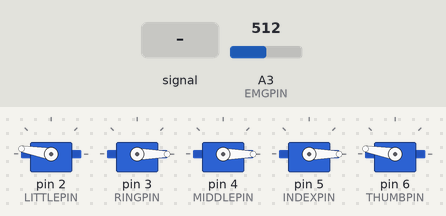
Bench run of a sketch on a simulated Arduino Uno, built with avr-gcc and run on an emulated ATmega328P. Parts: 5 × servo. The inputs (shaded band) are chosen by the test bench; at power-on: A3 (EMGPIN) = 512. What the sketch prints to the serial monitor is not drawn.

Above: at 1.2 s.
1.3 s: A3 (EMGPIN) fed a 200 Hz sine of ±460 counts around its level
4.3 s: A3 (EMGPIN) set to 716
At 5.3 s:
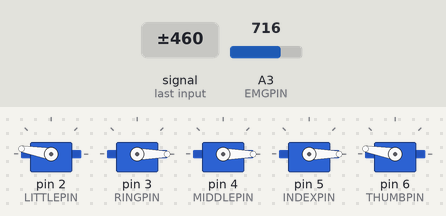
5.8 s: A3 (EMGPIN) set to 158
7.3 s: A3 (EMGPIN) set to 144
At 7.6 s:
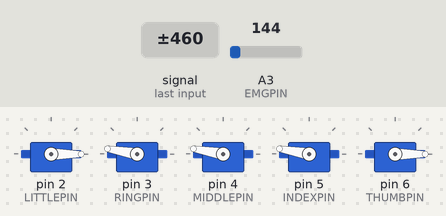
8.8 s: A3 (EMGPIN) set to 160
At 10.0 s:
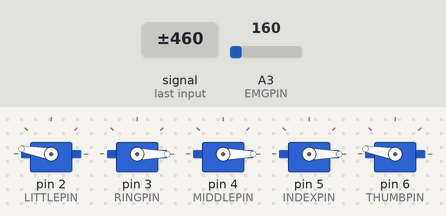
Timing chart, 0 to 11.3 s (numbered marks = the images above; inputs shaded):
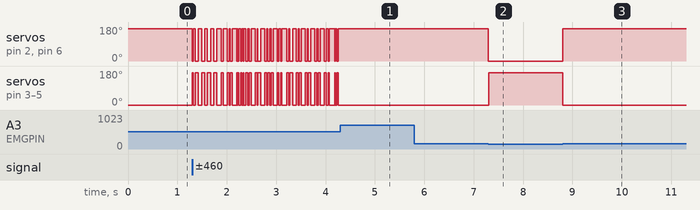

The sketch:

Arduino.ino
```cpp
#include <Servo.h>

#define THRESHOLD 150 // Threshold to determine hand state
#define EMGPIN 3 // Analog pin for Muscle Sensor
#define LITTLEPIN 2 // Digital pin for Little servo
#define RINGPIN 3 // Digital pin for Ring servo
#define MIDDLEPIN 4 // Digital pin for Middle servo
#define INDEXPIN 5 // Digital pin for Index servo
#define THUMBPIN 6 // Digital pin for Thumb servo

// Constants for finger identification
#define LITTLE 1
#define RING   2
#define MIDDLE 3
#define INDEX  4
#define THUMB  5

Servo servoLittleFinger; // Define servo for Little finger
Servo servoRingFinger; // Define servo for Ring finger
Servo servoMiddleFinger; // Define servo for Middle finger
Servo servoIndexFinger; // Define servo for Index finger
Servo servoThumbFinger; // Define servo for Thumb finger

int finger;

// Functions to open and close the hand
void openhand() {
    for(finger = 1; finger < 6; finger++) {
        openFinger(finger);
    }
}

void closehand() {
    for(finger = 1; finger < 6; finger++) {
        closeFinger(finger);
    }
}

// Function to open a specific finger
void openFinger(int finger) {
    if(finger == LITTLE) {
        servoLittleFinger.write(0); // Open Little finger
    } else if(finger == RING) {
        servoRingFinger.write(170); // Open Ring finger
    } else if(finger == MIDDLE) {
        servoMiddleFinger.write(170); // Open Middle finger
    } else if(finger == INDEX) {
        servoIndexFinger.write(170); // Open Index finger
    } else if(finger == THUMB) {
        servoThumbFinger.write(0); // Open Thumb finger
    }
}

// Function to close a specific finger
void closeFinger(int finger) {
    if(finger == LITTLE) {
        servoLittleFinger.write(170); // Close Little finger
    } else if(finger == RING) {
        servoRingFinger.write(0); // Close Ring finger
    } else if(finger == MIDDLE) {
        servoMiddleFinger.write(0); // Close Middle finger
    } else if(finger == INDEX) {
        servoIndexFinger.write(0); // Close Index finger
    } else if(finger == THUMB) {
        servoThumbFinger.write(170); // Close Thumb finger
    }
}

void setup() {
    Serial.begin(115200); // Initialize serial communication
    servoLittleFinger.attach(LITTLEPIN); // Attach Little finger servo
    servoRingFinger.attach(RINGPIN); // Attach Ring finger servo
    servoMiddleFinger.attach(MIDDLEPIN); // Attach Middle finger servo
    servoIndexFinger.attach(INDEXPIN); // Attach Index finger servo
    servoThumbFinger.attach(THUMBPIN); // Attach Thumb finger servo
}

void loop() {
    int value = analogRead(EMGPIN); // Read muscle sensor value
    if(value > THRESHOLD) {
        closehand(); // Close hand if threshold is exceeded
    } else {
        openhand(); // Open hand otherwise
    }
    Serial.println(value); // Print sensor value for monitoring
}
```

Measured:
- the behaviour switches between 151 and 150 on A3 (EMGPIN) (found by bisection; images 1 and 2)
- after the input at 4.3 s, servo on pin 2 (LITTLEPIN), servo on pin 6 (THUMBPIN): stops changing and stays 170°; servo on pin 3 (RINGPIN), servo on pin 4 (MIDDLEPIN), servo on pin 5 (INDEXPIN): stops changing and stays 0°
- after the input at 7.3 s, servo on pin 2 (LITTLEPIN), servo on pin 6 (THUMBPIN): 170° → 0° at once; servo on pin 3 (RINGPIN), servo on pin 4 (MIDDLEPIN), servo on pin 5 (INDEXPIN): 0° → 170° at once
- after the input at 8.8 s, servo on pin 2 (LITTLEPIN), servo on pin 6 (THUMBPIN): 0° → 170° at once; servo on pin 3 (RINGPIN), servo on pin 4 (MIDDLEPIN), servo on pin 5 (INDEXPIN): 170° → 0° at once
